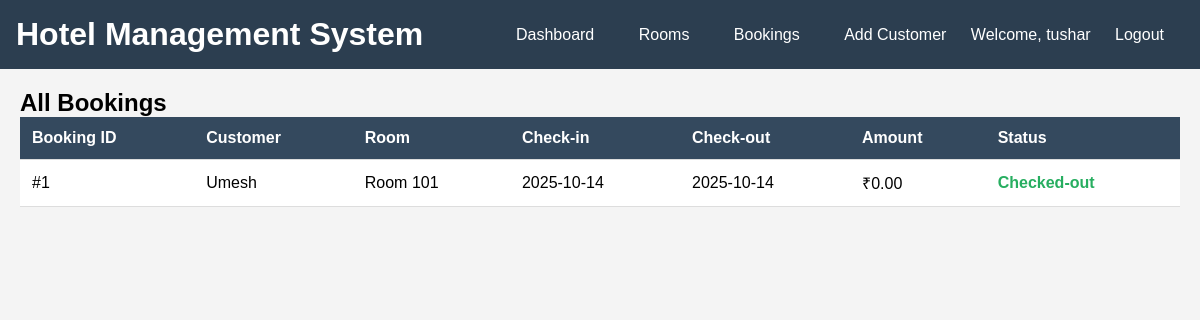
The page /view_bookings.php (signed in) on the database its author committed.
### tables this page shows
CREATE TABLE `bookings` (
  `id` int(11) NOT NULL,
  `customer_id` int(11) DEFAULT NULL,
  `room_id` int(11) DEFAULT NULL,
  `check_in` date NOT NULL,
  `check_out` date NOT NULL,
  `total_amount` decimal(10,2) DEFAULT NULL,
  `status` enum('Booked','Checked-in','Checked-out','Cancelled') DEFAULT 'Booked',
  `created_at` timestamp NOT NULL DEFAULT current_timestamp()
);

CREATE TABLE `customers` (
  `id` int(11) NOT NULL,
  `name` varchar(100) NOT NULL,
  `email` varchar(100) DEFAULT NULL,
  `phone` varchar(15) DEFAULT NULL,
  `address` text DEFAULT NULL,
  `id_proof` varchar(50) DEFAULT NULL,
  `created_at` timestamp NOT NULL DEFAULT current_timestamp()
);

CREATE TABLE `rooms` (
  `id` int(11) NOT NULL,
  `room_number` varchar(10) NOT NULL,
  `room_type` enum('Single','Double','Suite','Deluxe') NOT NULL,
  `price` decimal(10,2) NOT NULL,
  `status` enum('Available','Occupied','Maintenance') DEFAULT 'Available',
  `description` text DEFAULT NULL,
  `created_at` timestamp NOT NULL DEFAULT current_timestamp()
);

### view_bookings.php (the view, shortened to what this page needs)
<?php
include 'db.php';
?>
<!DOCTYPE html>
<html lang="en">
<head>
</head>
<body>
    <?php include 'header.php'; ?>
    <div class="container">
        <h2>All Bookings</h2>
        <table>
            <thead>
                <tr>
                    <th>Booking ID</th>
                    <th>Customer</th>
                    <th>Room</th>
                    <th>Check-in</th>
                    <th>Check-out</th>
                    <th>Amount</th>
                    <th>Status</th>
                </tr>
            </thead>
            <tbody>
                <?php
                $stmt = $pdo->query("
                    SELECT b.*, c.name as customer_name, r.room_number
                    FROM bookings b
                    JOIN customers c ON b.customer_id = c.id
                    JOIN rooms r ON b.room_id = r.id
                    ORDER BY b.created_at DESC
                ");
                while ($booking = $stmt->fetch()):
                ?>
                <tr>
                    <td>#<?php echo $booking['id']; ?></td>
                    <td><?php echo $booking['customer_name']; ?></td>
                    <td>Room <?php echo $booking['room_number']; ?></td>
                    <td><?php echo $booking['check_in']; ?></td>
                    <td><?php echo $booking['check_out']; ?></td>
                    <td>₹<?php echo $booking['total_amount']; ?></td>
                    <td class="status-<?php echo strtolower($booking['status']); ?>">
                        <?php echo $booking['status']; ?>
                    </td>
                </tr>
                <?php endwhile; ?>
            </tbody>
        </table>
    </div>
</body>
</html>

### view_bookings.php (style rules this page uses)
table { width: 100%; border-collapse: collapse; background: white; }
th, td { padding: 12px; text-align: left; border-bottom: 1px solid #ddd; }
th { background: #34495e; color: white; }
.status-checked-out { color: #27ae60; font-weight: bold; }

### header.php (style rules this page uses)
* { margin: 0; padding: 0; box-sizing: border-box; }
body { font-family: Arial, sans-serif; background: #f4f4f4; }
.container { max-width: 1200px; margin: 20px auto; padding: 0 20px; }

### rows shown on the page
bookings: id "1", customer.name "Umesh", room.room_number "101", check_in "2025-10-14", check_out "2025-10-14", total_amount "0.00", status "Checked-out"

### other values the page prints
$_SESSION['username'] "tushar"
